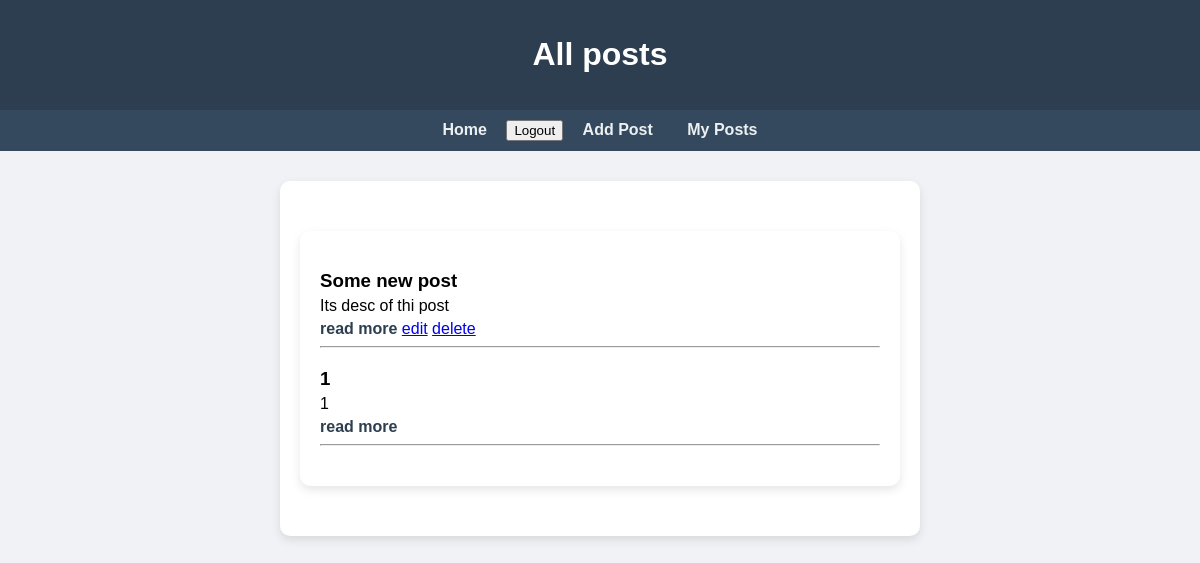
Screenshot of / (signed in) with the database file from the repository.
### main/models.py (models this page shows)
class PostModel(models.Model):
    user = models.ForeignKey(User, verbose_name=("user"), on_delete=models.SET_NULL,null=True)
    title = models.CharField(max_length=255)
    text = models.TextField(blank=True,null=True)
    time_created = models.DateTimeField(auto_now_add=True)
    time_updated = models.DateTimeField(auto_now=True)

### main/views.py (the view)
# urls.py: 2. Add a URL to urlpatterns:  path('', views.home, name='home')
@login_required()
def home(request):
    all_posts = PostModel.objects.all()
    data = {'posts':all_posts,'title':'All posts'}
    return render(request,'index.html',data)

### main/templates/index.html
{% extends "base.html" %}
{% block content %}
<div class="container">
    {% for i in posts %}
        <div class="post">
            <h3>{{ i.title }}</h3>
            <p>{{ i.text|truncatechars:30 }}</p>
            <a href="{% url 'detail_view' i.pk %}" class="read-more">read more</a>
            {% if i.user == request.user %}
                <a href="{% url 'edit' i.id %}">edit</a>
                <a href="{% url 'delete' i.id %}">delete</a>
            {% endif %}
            <hr>
        </div>
    {% empty %}
        <p>No posts yet.</p>
    {% endfor %}
</div>
{% endblock %}

### main/static/css/style.css (style rules this page uses)
body { font-family: Arial, sans-serif; background: #f0f2f5; margin: 0; }
.container { max-width: 600px; margin: 30px auto; background: white; padding: 20px; border-radius: 10px; box-shadow: 0 4px 10px rgba(0,0,0,0.1); }
.post { margin-bottom: 20px; }
.post h3 { margin-bottom: 5px; }
.post p { margin: 5px 0; }
.read-more { text-decoration: none; color: #2c3e50; font-weight: bold; transition: 0.3s; }

### rows the page displays
PostModel: title "Some new post", text "Its desc of thi post", shows "edit"
PostModel: title "1", text "1"

### other values shown
{{ title }} "All posts"
